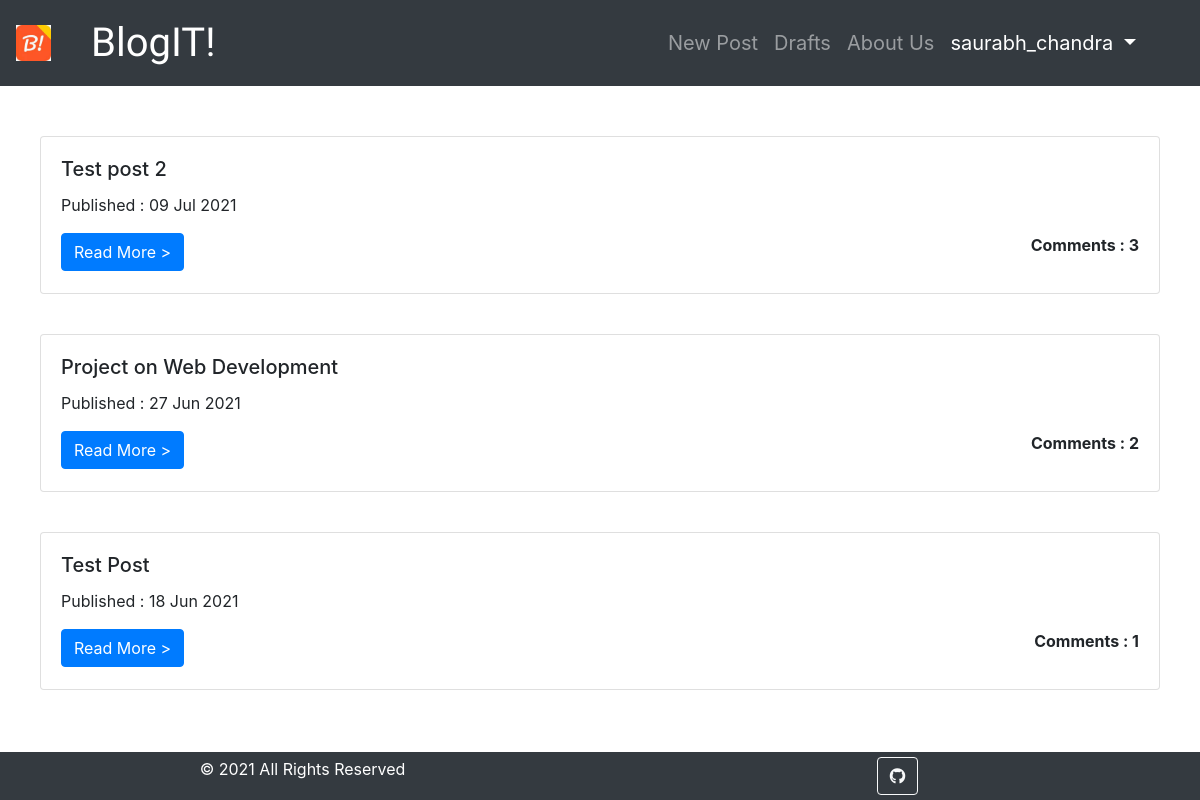
The page / (signed in) on the database its author committed.
### blog/models.py (models this page shows, shortened)
class Post(models.Model):
    author = models.ForeignKey('auth.User', on_delete=models.CASCADE)
    title = models.CharField(max_length=200)
    text = models.TextField()
    created_date = models.DateTimeField(default=timezone.now)
    published_date = models.DateTimeField(blank=True,null=True)
    def approve_comments(self):
        return self.comments.filter(approved_comment=True)

### blog/views.py (the view)
# urls.py: url(r'^$',views.PostListView.as_view(),name='post_list'),
class PostListView(ListView):
    model = Post
    def get_queryset(self):
        return Post.objects.filter(published_date__lte=timezone.now()).order_by('-published_date')

### blog/templates/blog/post_list.html
{% extends 'blog/base.html' %}
{% block content %}
    {% for post in post_list %}
        <div class="card" style="width: auto; margin-top: 40px;">
            <div class="card-body">
                <h5 class="card-title">{{ post.title }}</h5>
                <div class="date">
                    <p>Published : {{post.published_date|date:"d M Y "}}</p>
                </div>
                <a href="{% url 'post_detail' pk=post.pk %}" class="btn btn-primary">Read More ></a>
                <p class="float-right"><b>Comments : {{post.approve_comments.count}}</b></p>
            </div>
        </div>
    {% endfor %}
{% endblock content %}

### blog/templates/blog/base.html (shortened to what this page needs)
<!DOCTYPE html>
{% load static %}
<html>
    <head>
        <link rel="stylesheet" href="{% static 'css/blog.css' %}">
        <link rel="stylesheet" href="https://maxcdn.bootstrapcdn.com/bootstrap/4.5.2/css/bootstrap.min.css">
        <link rel="stylesheet" href="//cdn.jsdelivr.net/npm/medium-editor@latest/dist/css/medium-editor.min.css" type="text/css" media="screen" charset="utf-8">
        <link rel="stylesheet" href="https://use.fontawesome.com/releases/v5.7.0/css/all.css">
    </head>
    <body>
        <nav class="navbar navbar-expand-md bg-dark navbar-dark">
            <img alt="logo" style="width: 3%; height: auto;" class="img-responsive" /></a>
            <a class="navbar-brand bigbrand" href="{% url 'post_list' %}" style="font-size:40px; margin-left: 40px;">BlogIT!</a>
            <div class="collapse navbar-collapse navbar-right" id="collapsibleNavbar">
                <ul class="navbar-nav ml-auto" style="margin-right: 40px; font-size: 20px;">
                    {% if user.is_authenticated %}
                        <li class="nav-item"><a class="nav-link" href="{% url 'post_new' %}">New Post</a></li>
                        <li class="nav-item"><a class="nav-link" href="{% url 'post_draft_list' %}">Drafts</a></li>
                        <li class="nav-item"><a class="nav-link" href="{% url 'about' %}">About Us</a></li>
                        <li class="nav-item dropdown">
                            <a class="nav-link active dropdown-toggle" href="#" id="navbardrop" data-toggle="dropdown">
                                {{user.username}}
                            </a>
                          </li>
                    {% else %}
                        <li class="nav-item"><a class="nav-link" href="{% url 'about' %}">About Us</a></li>
                        <li class="nav-item"><a class="nav-link active" href="{% url 'login'%}">Login <i class="fa fa-user"></i></a></li>
                    {% endif %}
                </ul>
            </div>
        </nav>
        <div class="container" style="padding:10px; padding-bottom:60px;">
            <div class="blog_posts">
                    {% block content %}
                    {% endblock content %}
            </div>
        </div>
        <div class="container-fluid">
            <div class="row bg-dark text-center text-white" style="position: fixed; bottom: 0; width: 100%; padding: 5px;">
                <div class="col">© 2021 All Rights Reserved</div>
                <div class="col"><a class="btn btn-outline-light btn-floating" href="https://github.com/Sarthak196/Blog_Page" target="_blank" role="button"><i class="fab fa-github"></i></a></div>
            </div>
        </div>
    </body>
</html>

### blog/static/css/blog.css (style rules this page uses)
.bigbrand { font-family: 'Courgette', cursive; font-size: 1.5em; color: white; }

### rows shown on the page
Post: title "Test post 2", published_date "09 Jul 2021", approve_comments.count "3"
Post: title "Project on Web Development", published_date "27 Jun 2021", approve_comments.count "2"
Post: title "Test Post", published_date "18 Jun 2021", approve_comments.count "1"

### other values the page prints
{{ user.username }} "saurabh_chandra"
